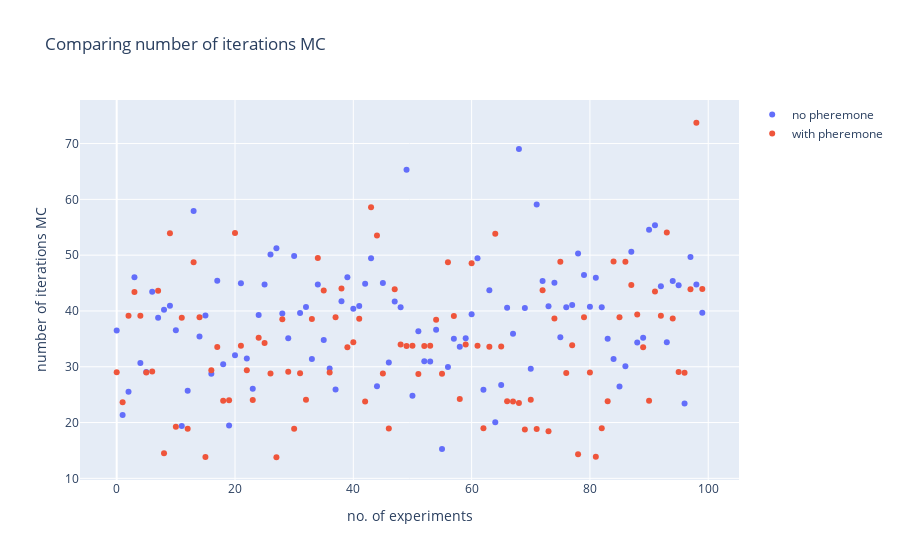

Notebook code cell kept with this figure:
### Code cell
fig = go.Figure()
x_axis = list(range(num_points))

fig.add_trace(go.Scatter(x=x_axis, y=iter_list_mc,
                    mode='markers',
                    name='no pheremone'))
fig.add_trace(go.Scatter(x=x_axis, y=iter_list_opt_mc,
                    mode='markers',
                    name='with pheremone'))
fig.update_layout(title='Comparing number of iterations MC',
                   xaxis_title='no. of experiments',
                   yaxis_title='number of iterations MC')
fig.show()
print("Mean number of iterations without pheremone: ", statistics.mean(iter_list_mc))
print("Median number of iterations without pheremone: ", statistics.median(iter_list_mc))
print("Mean number of iterations with pheremone: ", statistics.mean(iter_list_opt_mc))
print("Median number of iterations with pheremone: ", statistics.median(iter_list_opt_mc))

### Figure 1 — Plotly figure (JSON) as saved in the notebook; plotly's stock layout.template omitted (floating-point values rounded to 4 significant figures)
{"data": [{"mode": "markers", "name": "no pheremone", "type": "scatter", "x": [0, 1, 2, 3, 4, 5, 6, 7, 8, 9, 10, 11, 12, 13, 14, 15, 16, 17, 18, 19, 20, 21, 22, 23, 24, 25, 26, 27, 28, 29, 30, 31, 32, 33, 34, 35, 36, 37, 38, 39, 40, 41, 42, 43, 44, 45, 46, 47, 48, 49, 50, 51, 52, 53, 54, 55, 56, 57, 58, 59, 60, 61, 62, 63, 64, 65, 66, 67, 68, 69, 70, 71, 72, 73, 74, 75, 76, 77, 78, 79, 80, 81, 82, 83, 84, 85, 86, 87, 88, 89, 90, 91, 92, 93, 94, 95, 96, 97, 98, 99], "y": [36.5, 21.37, 25.53, 46.02, 30.69, 29.07, 43.43, 38.76, 40.22, 40.91, 36.52, 19.37, 25.68, 57.9, 35.4, 39.17, 28.75, 45.41, 30.46, 19.46, 32.07, 44.95, 31.49, 26.06, 39.28, 44.76, 50.1, 51.24, 39.54, 35.09, 49.83, 39.62, 40.73, 31.39, 44.72, 34.81, 29.7, 25.91, 41.75, 46.05, 40.38, 40.87, 44.86, 49.43, 26.5, 45, 30.77, 41.69, 40.67, 65.32, 24.82, 36.35, 30.99, 30.94, 36.63, 15.24, 29.95, 35, 33.58, 35.12, 39.42, 49.44, 25.87, 43.73, 20.04, 26.74, 40.58, 35.9, 69.04, 40.54, 29.65, 59.06, 45.35, 40.83, 45.04, 35.28, 40.66, 41.05, 50.29, 46.43, 40.76, 45.95, 40.65, 35.03, 31.39, 26.46, 30.08, 50.6, 34.34, 35.21, 54.55, 55.38, 44.42, 34.38, 45.35, 44.61, 23.42, 49.66, 44.72, 39.66]}, {"mode": "markers", "name": "with pheremone", "type": "scatter", "x": [0, 1, 2, 3, 4, 5, 6, 7, 8, 9, 10, 11, 12, 13, 14, 15, 16, 17, 18, 19, 20, 21, 22, 23, 24, 25, 26, 27, 28, 29, 30, 31, 32, 33, 34, 35, 36, 37, 38, 39, 40, 41, 42, 43, 44, 45, 46, 47, 48, 49, 50, 51, 52, 53, 54, 55, 56, 57, 58, 59, 60, 61, 62, 63, 64, 65, 66, 67, 68, 69, 70, 71, 72, 73, 74, 75, 76, 77, 78, 79, 80, 81, 82, 83, 84, 85, 86, 87, 88, 89, 90, 91, 92, 93, 94, 95, 96, 97, 98, 99], "y": [29.02, 23.65, 39.15, 43.39, 39.13, 28.95, 29.16, 43.61, 14.49, 53.93, 19.25, 38.79, 18.9, 48.74, 38.86, 13.82, 29.39, 33.52, 23.89, 24, 53.98, 33.76, 29.35, 24.03, 35.19, 34.26, 28.79, 13.78, 38.51, 29.09, 18.9, 28.83, 24.1, 38.55, 49.47, 43.68, 28.95, 38.85, 44.01, 33.49, 34.37, 38.59, 23.77, 58.57, 53.53, 28.79, 18.93, 43.88, 34, 33.73, 33.77, 28.71, 33.74, 33.76, 38.43, 28.74, 48.73, 39.1, 24.23, 33.97, 48.57, 33.76, 18.96, 33.6, 53.83, 33.65, 23.81, 23.79, 23.49, 18.75, 24.09, 18.84, 43.69, 18.46, 38.63, 48.8, 28.88, 33.85, 14.34, 38.88, 28.98, 13.87, 18.98, 23.83, 48.86, 38.87, 48.8, 44.67, 39.38, 33.49, 23.9, 43.49, 39.12, 54.05, 38.63, 29.04, 28.91, 43.89, 73.73, 43.94]}], "layout": {"title": {"text": "Comparing number of iterations MC"}, "xaxis": {"title": {"text": "no. of experiments"}}, "yaxis": {"title": {"text": "number of iterations MC"}}}}
